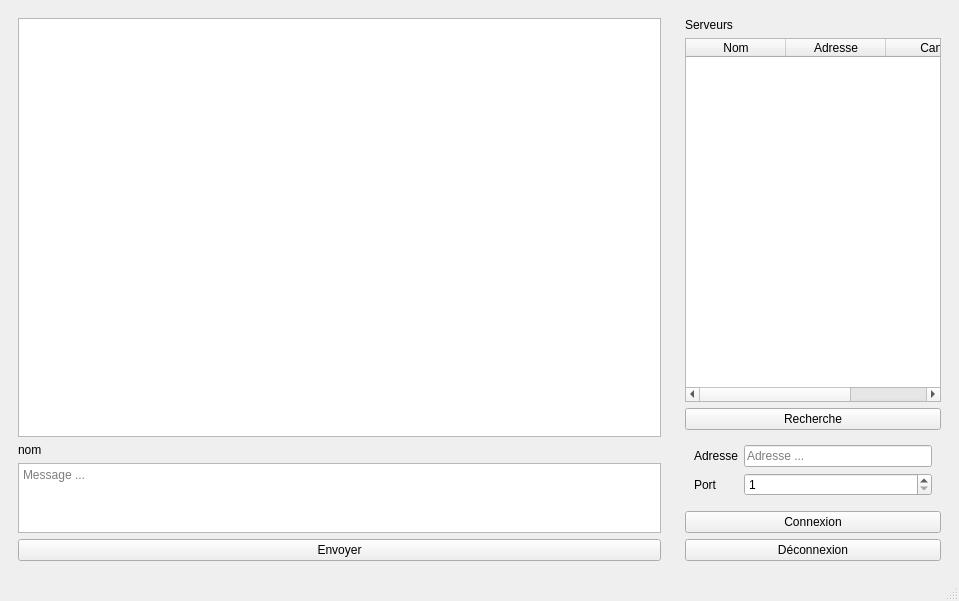
<?xml version="1.0" encoding="UTF-8"?>
<ui version="4.0">
 <class>ClientGui</class>
 <widget class="QMainWindow" name="ClientGui">
  <property name="geometry">
   <rect>
    <x>0</x>
    <y>0</y>
    <width>959</width>
    <height>601</height>
   </rect>
  </property>
  <property name="windowTitle">
   <string>Client</string>
  </property>
  <widget class="QWidget" name="centralwidget">
   <layout class="QGridLayout" name="gridLayout">
    <item row="0" column="0">
     <widget class="QWidget" name="messageInfoLayout" native="true">
      <property name="sizePolicy">
       <sizepolicy hsizetype="Preferred" vsizetype="Preferred">
        <horstretch>3</horstretch>
        <verstretch>0</verstretch>
       </sizepolicy>
      </property>
      <layout class="QVBoxLayout" name="messagesLayout">
       <property name="sizeConstraint">
        <enum>QLayout::SetDefaultConstraint</enum>
       </property>
       <item>
        <widget class="QTextEdit" name="messages">
         <property name="sizePolicy">
          <sizepolicy hsizetype="Expanding" vsizetype="Expanding">
           <horstretch>0</horstretch>
           <verstretch>6</verstretch>
          </sizepolicy>
         </property>
         <property name="readOnly">
          <bool>true</bool>
         </property>
        </widget>
       </item>
       <item>
        <widget class="QLabel" name="usernameLabel">
         <property name="text">
          <string>nom</string>
         </property>
        </widget>
       </item>
       <item>
        <widget class="QTextEdit" name="messageBox">
         <property name="sizePolicy">
          <sizepolicy hsizetype="Expanding" vsizetype="Expanding">
           <horstretch>1</horstretch>
           <verstretch>1</verstretch>
          </sizepolicy>
         </property>
         <property name="html">
          <string>&lt;!DOCTYPE HTML PUBLIC &quot;-//W3C//DTD HTML 4.0//EN&quot; &quot;http://www.w3.org/TR/REC-html40/strict.dtd&quot;&gt;
&lt;html&gt;&lt;head&gt;&lt;meta name=&quot;qrichtext&quot; content=&quot;1&quot; /&gt;&lt;meta charset=&quot;utf-8&quot; /&gt;&lt;style type=&quot;text/css&quot;&gt;
p, li { white-space: pre-wrap; }
&lt;/style&gt;&lt;/head&gt;&lt;body style=&quot; font-family:'Inter'; font-size:10pt; font-weight:400; font-style:normal;&quot;&gt;
&lt;p style=&quot;-qt-paragraph-type:empty; margin-top:0px; margin-bottom:0px; margin-left:0px; margin-right:0px; -qt-block-indent:0; text-indent:0px; font-family:'Ubuntu'; font-size:11pt;&quot;&gt;&lt;br /&gt;&lt;/p&gt;&lt;/body&gt;&lt;/html&gt;</string>
         </property>
         <property name="placeholderText">
          <string>Message ...</string>
         </property>
        </widget>
       </item>
       <item>
        <widget class="QPushButton" name="sendButton">
         <property name="sizePolicy">
          <sizepolicy hsizetype="Preferred" vsizetype="Preferred">
           <horstretch>0</horstretch>
           <verstretch>0</verstretch>
          </sizepolicy>
         </property>
         <property name="text">
          <string>Envoyer</string>
         </property>
        </widget>
       </item>
      </layout>
     </widget>
    </item>
    <item row="0" column="1">
     <widget class="QWidget" name="serversLayout" native="true">
      <property name="sizePolicy">
       <sizepolicy hsizetype="Preferred" vsizetype="Preferred">
        <horstretch>1</horstretch>
        <verstretch>0</verstretch>
       </sizepolicy>
      </property>
      <layout class="QVBoxLayout" name="serverInfoLayout">
       <property name="sizeConstraint">
        <enum>QLayout::SetDefaultConstraint</enum>
       </property>
       <item>
        <widget class="QLabel" name="label_3">
         <property name="text">
          <string>Serveurs</string>
         </property>
        </widget>
       </item>
       <item>
        <widget class="QTableWidget" name="serversView">
         <property name="sizePolicy">
          <sizepolicy hsizetype="MinimumExpanding" vsizetype="Expanding">
           <horstretch>0</horstretch>
           <verstretch>0</verstretch>
          </sizepolicy>
         </property>
         <property name="columnCount">
          <number>3</number>
         </property>
         <column>
          <property name="text">
           <string>Nom</string>
          </property>
         </column>
         <column>
          <property name="text">
           <string>Adresse</string>
          </property>
         </column>
         <column>
          <property name="text">
           <string>Canal</string>
          </property>
         </column>
        </widget>
       </item>
       <item>
        <widget class="QPushButton" name="refreshButton">
         <property name="sizePolicy">
          <sizepolicy hsizetype="Preferred" vsizetype="Preferred">
           <horstretch>0</horstretch>
           <verstretch>0</verstretch>
          </sizepolicy>
         </property>
         <property name="text">
          <string>Recherche</string>
         </property>
        </widget>
       </item>
       <item>
        <widget class="QWidget" name="widget" native="true">
         <layout class="QGridLayout" name="gridLayout_2">
          <item row="0" column="1">
           <widget class="QLineEdit" name="serverInput">
            <property name="sizePolicy">
             <sizepolicy hsizetype="MinimumExpanding" vsizetype="Fixed">
              <horstretch>0</horstretch>
              <verstretch>0</verstretch>
             </sizepolicy>
            </property>
            <property name="placeholderText">
             <string>Adresse ...</string>
            </property>
           </widget>
          </item>
          <item row="1" column="1">
           <widget class="QSpinBox" name="portInput">
            <property name="minimum">
             <number>1</number>
            </property>
            <property name="maximum">
             <number>30</number>
            </property>
           </widget>
          </item>
          <item row="1" column="0">
           <widget class="QLabel" name="label">
            <property name="text">
             <string>Port</string>
            </property>
           </widget>
          </item>
          <item row="0" column="0">
           <widget class="QLabel" name="label_2">
            <property name="text">
             <string>Adresse</string>
            </property>
           </widget>
          </item>
         </layout>
        </widget>
       </item>
       <item>
        <widget class="QPushButton" name="connectButton">
         <property name="sizePolicy">
          <sizepolicy hsizetype="Preferred" vsizetype="Preferred">
           <horstretch>0</horstretch>
           <verstretch>0</verstretch>
          </sizepolicy>
         </property>
         <property name="text">
          <string>Connexion</string>
         </property>
        </widget>
       </item>
       <item>
        <widget class="QPushButton" name="disconnectButton">
         <property name="sizePolicy">
          <sizepolicy hsizetype="Preferred" vsizetype="Preferred">
           <horstretch>0</horstretch>
           <verstretch>0</verstretch>
          </sizepolicy>
         </property>
         <property name="text">
          <string>Déconnexion</string>
         </property>
        </widget>
       </item>
      </layout>
     </widget>
    </item>
   </layout>
  </widget>
  <widget class="QMenuBar" name="menubar">
   <property name="geometry">
    <rect>
     <x>0</x>
     <y>0</y>
     <width>959</width>
     <height>26</height>
    </rect>
   </property>
  </widget>
  <widget class="QStatusBar" name="statusbar"/>
 </widget>
 <resources/>
 <connections/>
</ui>
